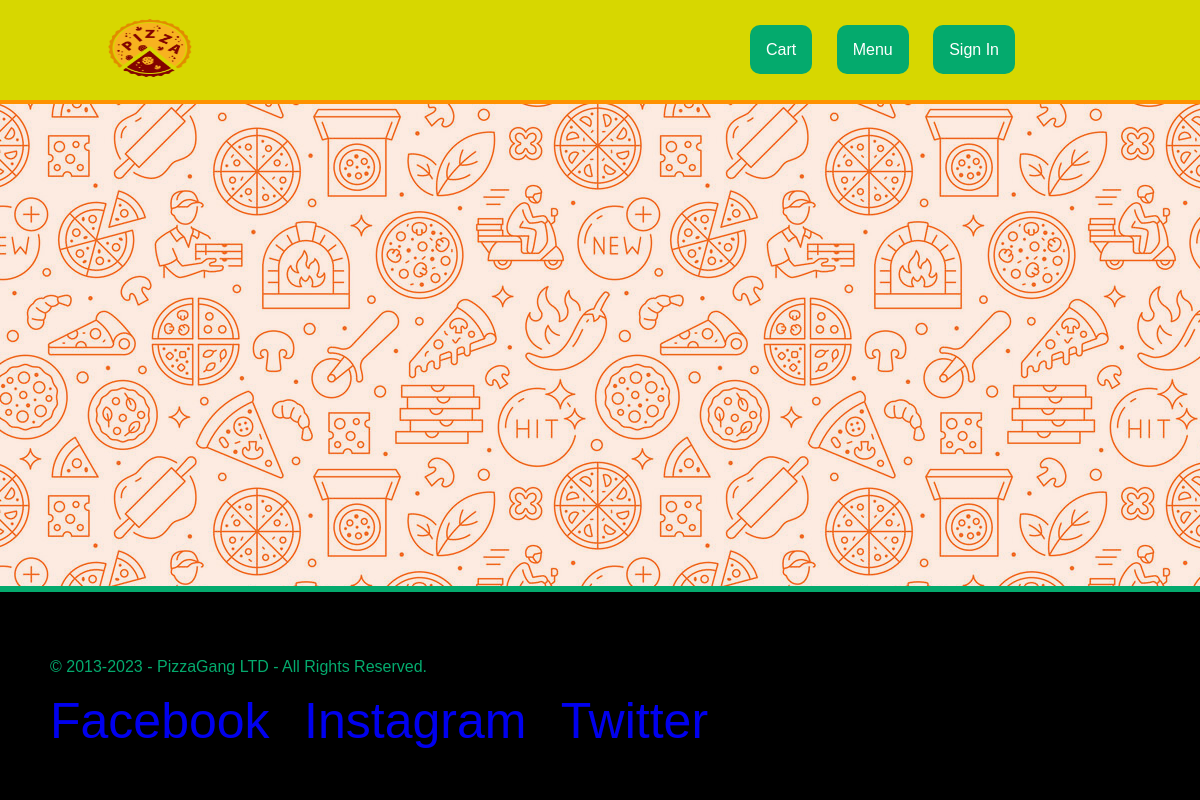
The app's page /menu/, older data.
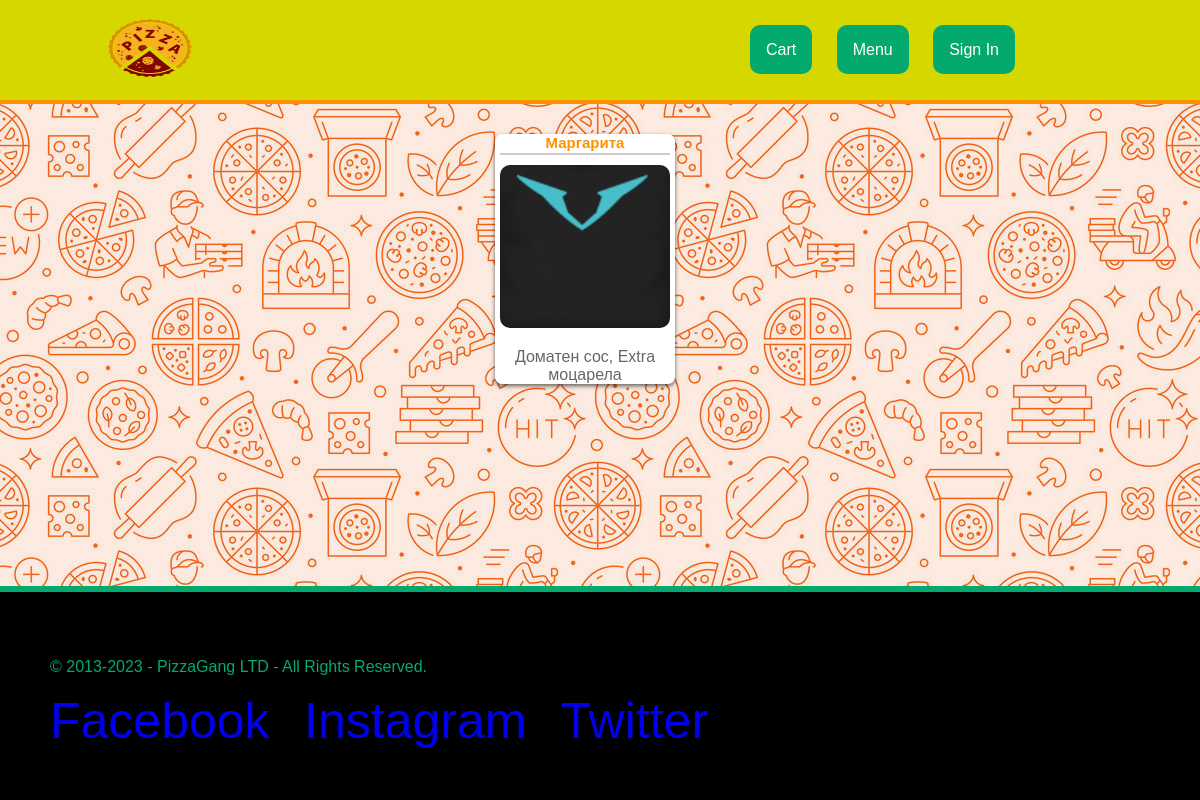
The same page, newer data.
### PizzaGang/web/models.py (models this page shows, shortened)
class Pizza(models.Model):
    PE = "PE"
    SM = "SM"
    ME = "ME"
    LA = "LA"
    SIZE = [
        (PE, "Personal"),
        (SM, "Small"),
        (ME, "Medium"),
        (LA, "Large"),
    ]
    name = models.CharField(max_length=30)
    ingredients = models.TextField()
    image = models.ImageField(upload_to='static/pictures/', blank=True, null=True)
    size = models.CharField(max_length=30, choices=SIZE, blank=True, null=True)
    is_offer = models.BooleanField(blank=True, null=True)

### PizzaGang/web/views.py (the view)
# urls.py: path('menu/', ListPizzaView.as_view(), name='menu'),
class ListPizzaView(ListView):
    template_name = 'menu.html'
    model = Pizza

### templates/menu.html
{% extends 'base/base.html' %}
{% load static %}
{% block link %}
    <link rel="stylesheet" href="{% static 'css/menu.css' %}">
{% endblock %}
{% block content %}
    <div class="pizza-box-main-container">
        {% for pizza in object_list %}
        <a href="{% url 'pizza-details' pizza.pk %}">
        <div class="pizza-box-container">
            <h1 class="pizza-title-name">{{ pizza.name }}</h1>
            <hr>
            <div class="pizza-img-container">
                <img src="{{ pizza.image.url }}" alt="pizza-img" class="pizza-img">
            </div>
            <div class="pizza-desc-container">
                <p>{{ pizza.ingredients|truncatechars:50 }}</p>
            </div>
        </div>
        </a>
        {% endfor %}
    </div>
{% endblock %}

Row changes from the older to the newer data that the page shows:
added Pizza: name "Маргарита", image (picture), ingredients "Доматен сос, Extra моцарела"
